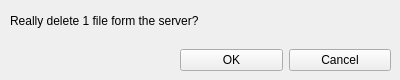
<?xml version="1.0" encoding="UTF-8"?>
<ui version="4.0">
 <class>MainWindow</class>
 <widget class="QMainWindow" name="MainWindow">
  <property name="geometry">
   <rect>
    <x>0</x>
    <y>0</y>
    <width>400</width>
    <height>80</height>
   </rect>
  </property>
  <property name="minimumSize">
   <size>
    <width>400</width>
    <height>80</height>
   </size>
  </property>
  <property name="maximumSize">
   <size>
    <width>400</width>
    <height>80</height>
   </size>
  </property>
  <property name="windowTitle">
   <string>Confirmation needed</string>
  </property>
  <widget class="QWidget" name="centralwidget">
   <widget class="QWidget" name="horizontalLayoutWidget">
    <property name="geometry">
     <rect>
      <x>0</x>
      <y>0</y>
      <width>401</width>
      <height>41</height>
     </rect>
    </property>
    <layout class="QHBoxLayout" name="horizontalLayout">
     <property name="spacing">
      <number>10</number>
     </property>
     <property name="leftMargin">
      <number>10</number>
     </property>
     <property name="topMargin">
      <number>5</number>
     </property>
     <property name="rightMargin">
      <number>10</number>
     </property>
     <property name="bottomMargin">
      <number>5</number>
     </property>
     <item>
      <widget class="QLabel" name="lbConetnt">
       <property name="font">
        <font>
         <pointsize>9</pointsize>
        </font>
       </property>
       <property name="text">
        <string>Really delete 1 file form the server?</string>
       </property>
      </widget>
     </item>
    </layout>
   </widget>
   <widget class="QWidget" name="horizontalLayoutWidget_2">
    <property name="geometry">
     <rect>
      <x>170</x>
      <y>40</y>
      <width>231</width>
      <height>41</height>
     </rect>
    </property>
    <layout class="QHBoxLayout" name="horizontalLayout_2">
     <property name="leftMargin">
      <number>10</number>
     </property>
     <property name="rightMargin">
      <number>10</number>
     </property>
     <item>
      <widget class="QPushButton" name="btnOK">
       <property name="text">
        <string>OK</string>
       </property>
      </widget>
     </item>
     <item>
      <widget class="QPushButton" name="btnCancel">
       <property name="text">
        <string>Cancel</string>
       </property>
      </widget>
     </item>
    </layout>
   </widget>
  </widget>
 </widget>
 <resources/>
 <connections/>
</ui>
